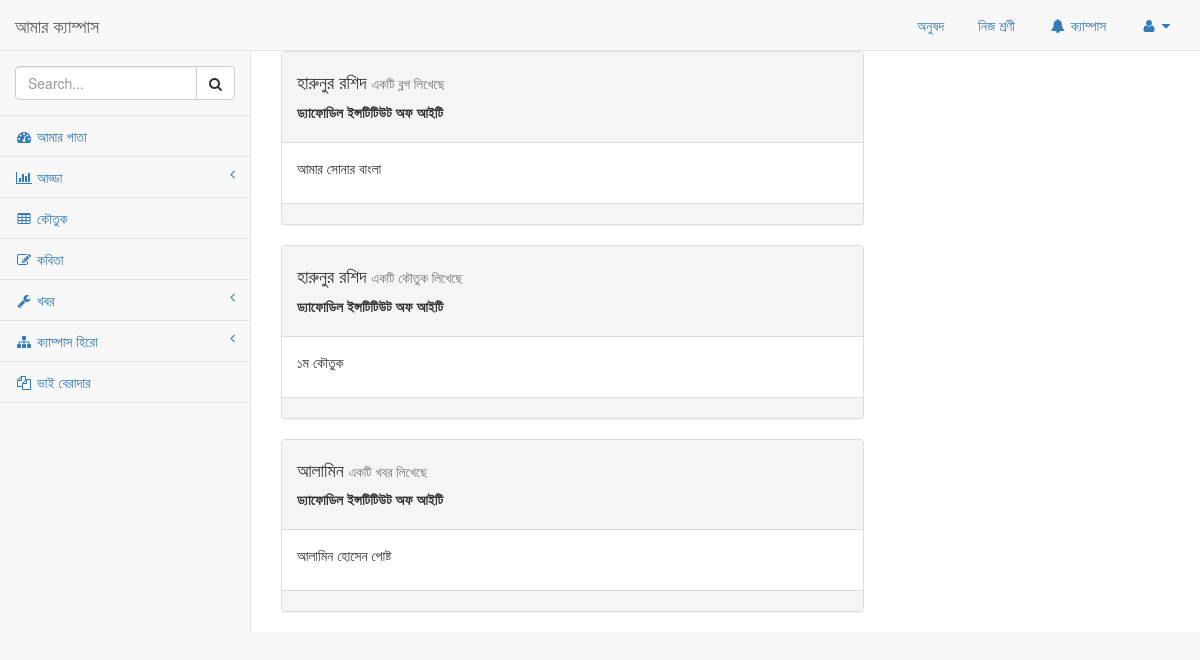
The page /batch-post/ (signed in) on the database its author committed.
### blog/models.py (models this page shows, shortened)
class Post(models.Model):
    description = models.TextField()
    category = models.ForeignKey(Category)
    author = models.ForeignKey(User)
    likes = models.ManyToManyField(User, related_name='likes')

class Category(models.Model):
    title = models.CharField(max_length=50)

### student/models.py (models this page shows, shortened)
class StudentProfile(models.Model):
    user = models.OneToOneField(User)
    name = models.CharField(max_length=150)
    campus = models.ForeignKey(CampusInfo)
    department = models.ForeignKey(Department)
    batch = models.IntegerField()

### campus/models.py (models this page shows)
class CampusInfo(models.Model):
    name = models.CharField(max_length=100)
    location = models.ForeignKey(Districts)
    def __str__(self):
        return self.name

### amarcampus/views.py (the view)
# urls.py: url(r'^batch-post/$', views.batch_post, name='batch-post'),
@login_required()
def batch_post(request):
    student_profile = request.user.studentprofile
    posts = Post.objects.filter(
        Q(author__studentprofile__campus=student_profile.campus),
        Q(author__studentprofile__department=student_profile.department),
        Q(author__studentprofile__batch=student_profile.batch)
    )
    context = {
        'posts': posts
    }
    return render(request, 'home/batch_post.html', context)

### templates/home/batch_post.html (shortened to what this page needs)
{% extends 'base.html' %}
{% block content %}
{% for post in posts %}
    <div class="row">
        <div class="col-md-8">
            <div class="panel panel-default">
                <div class="panel-heading">
                    <h4>{{ post.author.studentprofile.name }}  <small> একটি {{ post.category.title }} লিখেছে</small> </h4>
                    <p><b>{{ post.author.studentprofile.campus }}</b></p>
                </div>
                <div class="panel-body">
                    <p>{{ post.description }}</p>
                </div>
                <div class="panel-footer"></div>
            </div>
        </div>
    </div>
{% endfor %}
{% endblock %}

### static/css/sb-admin-2.css (style rules this page uses)
body { background-color: #f8f8f8; }

### rows shown on the page
Post: author.studentprofile.name "হারুনুর রশিদ", category "ব্লগ", author.studentprofile.campus "ড্যাফোডিল ইন্সটিটিউট অফ আইটি", description "আমার সোনার বাংলা"
Post: author.studentprofile.name "হারুনুর রশিদ", category "কৌতুক", author.studentprofile.campus "ড্যাফোডিল ইন্সটিটিউট অফ আইটি", description "১ম কৌতুক"
Post: author.studentprofile.name "আলামিন", category "খবর", author.studentprofile.campus "ড্যাফোডিল ইন্সটিটিউট অফ আইটি", description "আলামিন হোসেন পোষ্ট"
